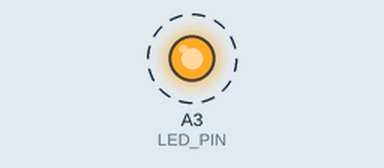
The sketch below on a simulated Arduino Uno, built with avr-gcc and run on an emulated ATmega328P. On the bench: output pins drawn as LEDs (lit = HIGH). Dashed ring = blinking.

Above: at 0.2 s.
Timing chart, 0 to 3.0 s (numbered marks = the images above):
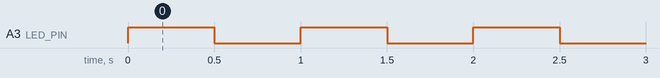

The sketch:

mosfetTest.ino
```cpp
/**
 * Alex Knowlton
 * 11/17/2020
 *
 * This is the code for a simple MOSFET circuit. See LED Control Testing.md
 * for link to circuit diagram. Turns an LED on and off every half second.
 *
 * Note: LED pin must have ~PWM next to it on the board
 */

int LED_PIN = A3;

void setup()
{
  pinMode(LED_PIN, OUTPUT);
}

void loop()
{
  analogWrite(LED_PIN, 255);
  delay(500);
  analogWrite(LED_PIN, 0);
  delay(500);
}
```

Measured:
- by itself, A3 (LED_PIN): alternates HIGH for 0.50 s and LOW for 0.50 s
